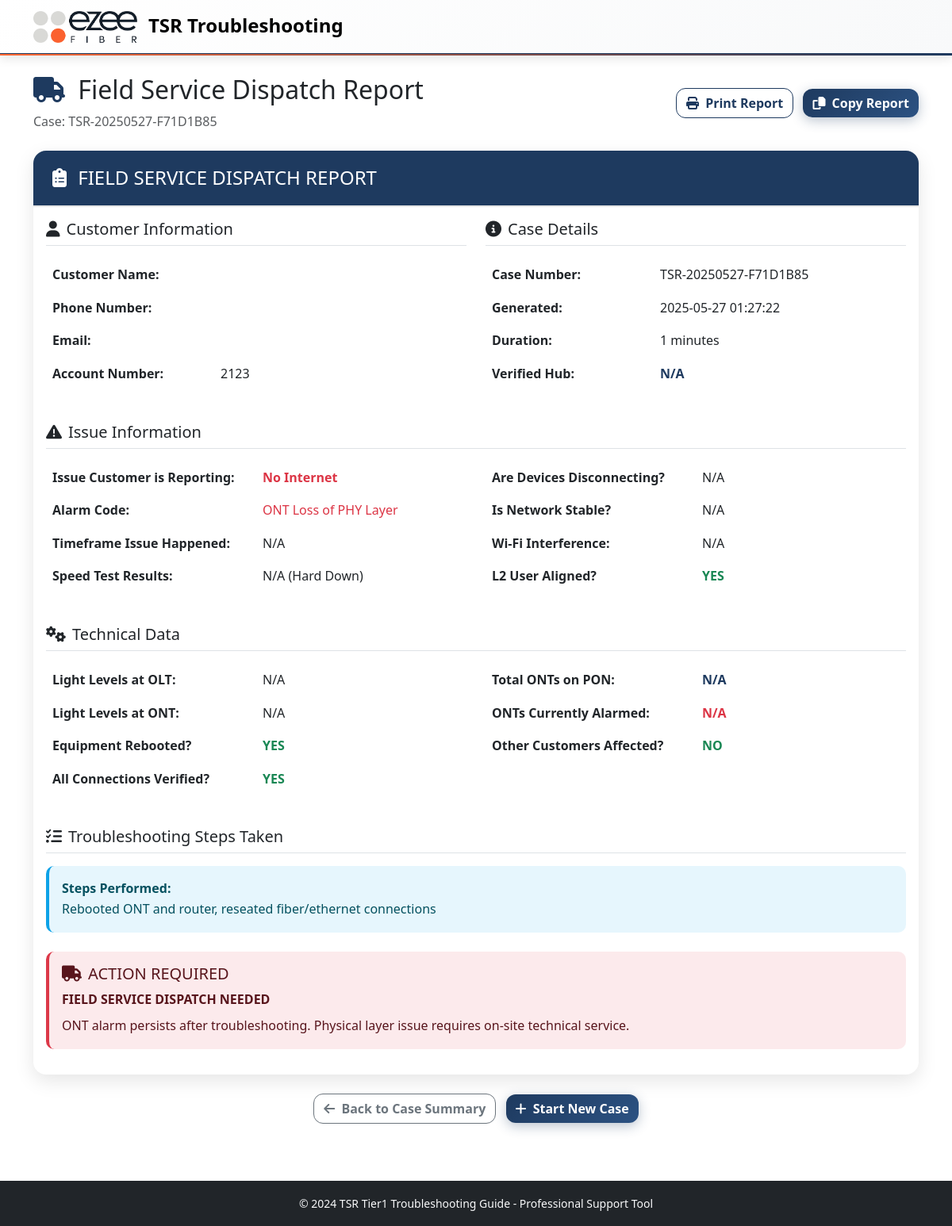
The page /dispatch_report/77 on the database its author committed.
### models.py (models this page shows, shortened)
class TroubleshootingCase(db.Model):
    id = db.Column(db.Integer, primary_key=True)
    session_id = db.Column(db.String(100), nullable=False)
    case_number = db.Column(db.String(50), unique=True, nullable=False)
    customer_info = db.Column(db.Text)  # JSON string
    ont_type = db.Column(db.String(50))
    ont_id = db.Column(db.String(50))  # ONT identifier (flexible format)
    router_type = db.Column(db.String(50))
    router_id = db.Column(db.String(50))  # Router identifier (flexible format)
    issue_type = db.Column(db.String(100))
    resolution = db.Column(db.String(200))
    status = db.Column(db.String(20), default='in_progress')  # in_progress, resolved, escalated, unresolved
    created_at = db.Column(db.DateTime, default=datetime.utcnow)
    completed_at = db.Column(db.DateTime)
    start_time = db.Column(db.Float)  # timestamp
    end_time = db.Column(db.Float)  # timestamp
    def get_customer_info(self):
        if self.customer_info:
            return json.loads(self.customer_info)
        return {}
    def get_duration(self):
        if self.start_time and self.end_time:
            duration_seconds = int(self.end_time - self.start_time)
        elif self.start_time:
            duration_seconds = int(datetime.now().timestamp() - self.start_time)
        else:
            return 0
        return duration_seconds // 60

### routes.py (the view)
@app.route('/dispatch_report/<int:case_id>')
def dispatch_report(case_id):
    case = TroubleshootingCase.query.get_or_404(case_id)
    report = generate_dispatch_report(case)
    return render_template('dispatch_report.html', case=case, report=report)

### templates/dispatch_report.html (shortened to what this page needs)
{% extends "base.html" %}
{% block content %}
<div class="container py-4">
    <div class="row justify-content-between align-items-center mb-4">
        <div class="col">
            <h2>
                <i class="fas fa-truck me-2 text-primary"></i>
                Field Service Dispatch Report
            </h2>
            <p class="text-muted mb-0">Case: {{ case.case_number }}</p>
        </div>
        <div class="col-auto">
            <button onclick="window.print()" class="btn btn-outline-primary me-2">
                <i class="fas fa-print me-1"></i>
                Print Report
            </button>
            <button onclick="copyReportToClipboard()" class="btn btn-primary">
                <i class="fas fa-copy me-1"></i>
                Copy Report
            </button>
        </div>
    </div>
    <div class="card">
        <div class="card-header bg-primary text-white">
            <h4 class="mb-0">
                <i class="fas fa-clipboard-list me-2"></i>
                FIELD SERVICE DISPATCH REPORT
            </h4>
        </div>
        <div class="card-body">
            <div class="row mb-4">
                <div class="col-md-6">
                    <h5 class="border-bottom pb-2 mb-3">
                        <i class="fas fa-user me-2"></i>Customer Information
                    </h5>
                    <table class="table table-borderless">
                        <tr>
                            <td class="fw-bold" style="width: 40%;">Customer Name:</td>
                            <td>{{ report.customer_name }}</td>
                        </tr>
                        <tr>
                            <td class="fw-bold">Phone Number:</td>
                            <td>{{ report.phone_number }}</td>
                        </tr>
                        <tr>
                            <td class="fw-bold">Email:</td>
                            <td>{{ report.email }}</td>
                        </tr>
                        <tr>
                            <td class="fw-bold">Account Number:</td>
                            <td>{{ report.account_number }}</td>
                        </tr>
                    </table>
                </div>
                <div class="col-md-6">
                    <h5 class="border-bottom pb-2 mb-3">
                        <i class="fas fa-info-circle me-2"></i>Case Details
                    </h5>
                    <table class="table table-borderless">
                        <tr>
                            <td class="fw-bold" style="width: 40%;">Case Number:</td>
                            <td>{{ report.case_number }}</td>
                        </tr>
                        <tr>
                            <td class="fw-bold">Generated:</td>
                            <td>{{ report.generated_at }}</td>
                        </tr>
                        <tr>
                            <td class="fw-bold">Duration:</td>
                            <td>{{ report.case_duration // 60 }} minutes</td>
                        </tr>
                        <tr>
                            <td class="fw-bold">Verified Hub:</td>
                            <td class="text-primary fw-bold">{{ report.verified_head_end_hub }}</td>
                        </tr>
                    </table>
                </div>
            </div>
            <div class="mb-4">
                <h5 class="border-bottom pb-2 mb-3">
                    <i class="fas fa-exclamation-triangle me-2"></i>Issue Information
                </h5>
                <div class="row">
                    <div class="col-md-6">
                        <table class="table table-borderless">
                            <tr>
                                <td class="fw-bold" style="width: 50%;">Issue Customer is Reporting:</td>
                                <td class="text-danger fw-bold">{{ report.issue_customer_reporting }}</td>
                            </tr>
                            <tr>
                                <td class="fw-bold">Alarm Code:</td>
                                <td class="text-danger">{{ report.alarm_code }}</td>
                            </tr>
                            <tr>
                                <td class="fw-bold">Timeframe Issue Happened:</td>
                                <td>{{ report.timeframe_issue_happened }}</td>
                            </tr>
                            <tr>
                                <td class="fw-bold">Speed Test Results:</td>
                                <td>{{ report.speed_test_results }}</td>
                            </tr>
                        </table>
                    </div>
                    <div class="col-md-6">
                        <table class="table table-borderless">
                            <tr>
                                <td class="fw-bold" style="width: 50%;">Are Devices Disconnecting?</td>
                                <td>{{ report.devices_disconnecting }}</td>
                            </tr>
                            <tr>
                                <td class="fw-bold">Is Network Stable?</td>
                                <td>{{ report.network_stable }}</td>
                            </tr>
                            <tr>
                                <td class="fw-bold">Wi-Fi Interference:</td>
                                <td>{{ report.wifi_interference }}</td>
                            </tr>
                            <tr>
                                <td class="fw-bold">L2 User Aligned?</td>
                                <td class="text-success fw-bold">{{ report.l2_user_aligned }}</td>
                            </tr>
                        </table>
                    </div>
                </div>
            </div>
            <div class="mb-4">
                <h5 class="border-bottom pb-2 mb-3">
                    <i class="fas fa-cogs me-2"></i>Technical Data
                </h5>
                <div class="row">
                    <div class="col-md-6">
                        <table class="table table-borderless">
                            <tr>
                                <td class="fw-bold" style="width: 50%;">Light Levels at OLT:</td>
                                <td class="{% if report.light_levels_olt != 'N/A' %}text-info fw-bold{% endif %}">
                                    {{ report.light_levels_olt }}{% if report.light_levels_olt != 'N/A' %} dBm{% endif %}
                                </td>
                            </tr>
                            <tr>
                                <td class="fw-bold">Light Levels at ONT:</td>
                                <td class="{% if report.light_levels_ont != 'N/A' %}text-info fw-bold{% endif %}">
                                    {{ report.light_levels_ont }}{% if report.light_levels_ont != 'N/A' %} dBm{% endif %}
                                </td>
                            </tr>
                            <tr>
                                <td class="fw-bold">Equipment Rebooted?</td>
                                <td class="text-success fw-bold">{{ report.equipment_rebooted }}</td>
                            </tr>
                            <tr>
                                <td class="fw-bold">All Connections Verified?</td>
                                <td class="text-success fw-bold">{{ report.connections_verified }}</td>
                            </tr>
                        </table>
                    </div>
                    <div class="col-md-6">
                        <table class="table table-borderless">
                            <tr>
                                <td class="fw-bold" style="width: 50%;">Total ONTs on PON:</td>
                                <td class="text-primary fw-bold">{{ report.total_onts_on_pon }}</td>
                            </tr>
                            <tr>
                                <td class="fw-bold">ONTs Currently Alarmed:</td>
                                <td class="text-danger fw-bold">{{ report.alarmed_onts }}</td>
                            </tr>
                            <tr>
                                <td class="fw-bold">Other Customers Affected?</td>
                                <td class="{% if report.other_customers_affected == 'YES' %}text-danger{% else %}text-success{% endif %} fw-bold">
                                    {{ report.other_customers_affected }}
                                </td>
                            </tr>
                        </table>
                    </div>
                </div>
            </div>
            <div class="mb-4">
                <h5 class="border-bottom pb-2 mb-3">
                    <i class="fas fa-list-check me-2"></i>Troubleshooting Steps Taken
                </h5>
                <div class="alert alert-info">
                    <strong>Steps Performed:</strong><br>
                    {{ report.troubleshooting_steps }}
                </div>
            </div>
            <div class="alert alert-danger">
                <h5><i class="fas fa-truck me-2"></i>ACTION REQUIRED</h5>
                <p class="mb-2"><strong>FIELD SERVICE DISPATCH NEEDED</strong></p>
                <p class="mb-0">ONT alarm persists after troubleshooting. Physical layer issue requires on-site technical service.</p>
            </div>
        </div>
    </div>
    <div class="mt-4 text-center">
        <a href="{{ url_for('case_summary', case_id=case.id) }}" class="btn btn-outline-secondary me-2">
            <i class="fas fa-arrow-left me-1"></i>
            Back to Case Summary
        </a>
        <a href="{{ url_for('restart_case') }}" class="btn btn-primary">
            <i class="fas fa-plus me-1"></i>
            Start New Case
        </a>
    </div>
</div>
{% endblock %}

### static/css/custom.css (style rules this page uses)
:root { --primary-color: 0 84% 60%; --success-color: 142 71% 45%; --info-color: 199 89% 48%; --warning-color: 45 100% 51%; --danger-color: 354 70% 54%; }
body { font-family: 'Segoe UI', Tahoma, Geneva, Verdana, sans-serif; line-height: 1.6; }
.card { border: none; box-shadow: 0 2px 8px rgba(0, 0, 0, 0.1); border-radius: 12px; transition: transform 0.2s ease, box-shadow 0.2s ease; }
.card-header { border-radius: 12px 12px 0 0 !important; border-bottom: none; padding: 1.25rem 1.5rem; }
.alert { border: none; border-radius: 10px; border-left: 4px solid; }
.alert-info { border-left-color: hsl(var(--info-color)); background-color: hsl(var(--info-color) / 0.1); }
.alert-danger { border-left-color: hsl(var(--danger-color)); background-color: hsl(var(--danger-color) / 0.1); }
.btn { border-radius: 8px; font-weight: 500; transition: all 0.2s ease; }

### static/css/ezee-theme.css (style rules this page uses)
:root { --ezee-navy: #1e3a5f; --ezee-orange: #ff6b35; --ezee-light-grey: #e5e5e5; --ezee-dark-grey: #6c757d; --ezee-white: #ffffff; }
.bg-primary { background-color: var(--ezee-navy) !important; }
.btn-primary { background-color: var(--ezee-navy); border-color: var(--ezee-navy); }
.btn-outline-primary { color: var(--ezee-navy); border-color: var(--ezee-navy); }
.text-primary { color: var(--ezee-navy) !important; }
.card { border: none; border-radius: 16px; box-shadow: 0 8px 25px rgba(0, 0, 0, 0.1); transition: all 0.3s ease; }
.card-header { border-radius: 16px 16px 0 0 !important; border-bottom: 2px solid var(--ezee-light-grey); }
.btn { border-radius: 12px; font-weight: 600; transition: all 0.3s cubic-bezier(0.4, 0, 0.2, 1); position: relative; overflow: hidden; }
.btn-primary { background: linear-gradient(135deg, var(--ezee-navy) 0%, #2c5282 100%); border: none; box-shadow: 0 4px 15px rgba(30, 58, 95, 0.3); }

### rows shown on the page
TroubleshootingCase: case_number "TSR-20250527-F71D1B85", issue_customer_reporting "No Internet"

### other values the page prints
{{ report.account_number }} "2123"
{{ report.generated_at }} "2025-05-27 01:27:22"
{{ report.case_duration // 60 }} "1"
{{ report.verified_head_end_hub }} "N/A"
{{ report.alarm_code }} "ONT Loss of PHY Layer"
{{ report.timeframe_issue_happened }} "N/A"
{{ report.speed_test_results }} "N/A (Hard Down)"
{{ report.devices_disconnecting }} "N/A"
{{ report.network_stable }} "N/A"
{{ report.wifi_interference }} "N/A"
{{ report.l2_user_aligned }} "YES"
{{ report.light_levels_olt }} "N/A"
{{ report.light_levels_ont }} "N/A"
{{ report.equipment_rebooted }} "YES"
{{ report.connections_verified }} "YES"
